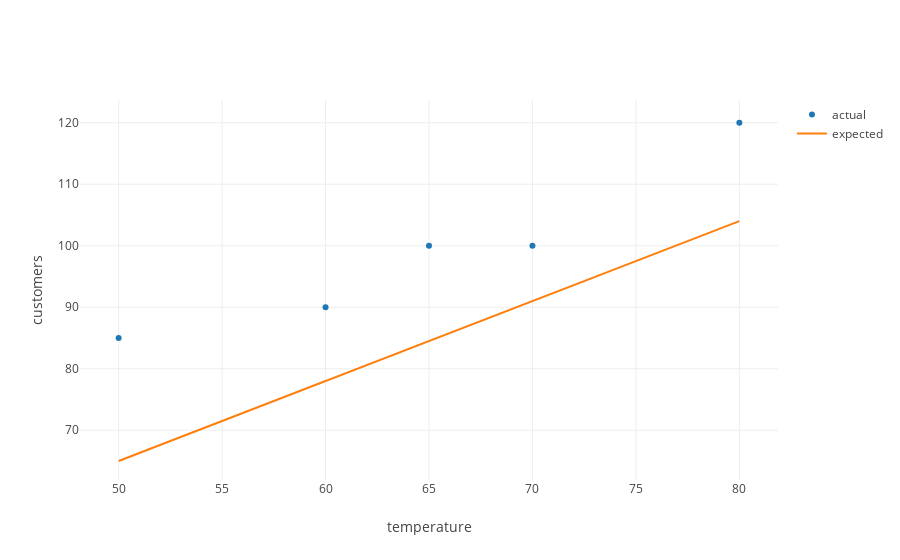

Notebook code cell kept with this figure:
### Markdown cell above
And we can plot these like so.

### Code cell
from graph import trace_values, plot
data_trace = trace_values(temperatures, amounts, name = 'actual')
predicted_amounts = list(map(lambda temperature: 1.3*temperature,temperatures))
model_trace = trace_values(temperatures, predicted_amounts, name = 'expected', mode = 'lines')

layout = {'yaxis': {'title': 'customers'}, 'xaxis': {'title': 'temperature'}}
plot([data_trace, model_trace], layout = layout)

### Figure 1 — Plotly figure (JSON) as saved in the notebook; plotly's stock layout.template omitted (floating-point values rounded to 4 significant figures)
{"data": [{"mode": "markers", "name": "actual", "text": [], "type": "scatter", "uid": "96091f5b-368c-4e77-83a4-a880795dd7b8", "x": [80, 65, 50, 70, 60], "y": [120, 100, 85, 100, 90]}, {"mode": "lines", "name": "expected", "text": [], "type": "scatter", "uid": "f8f9bb06-cdf5-4793-9652-2b06bbea6d22", "x": [80, 65, 50, 70, 60], "y": [104, 84.5, 65, 91, 78]}], "layout": {"xaxis": {"title": {"text": "temperature"}}, "yaxis": {"title": {"text": "customers"}}}}
